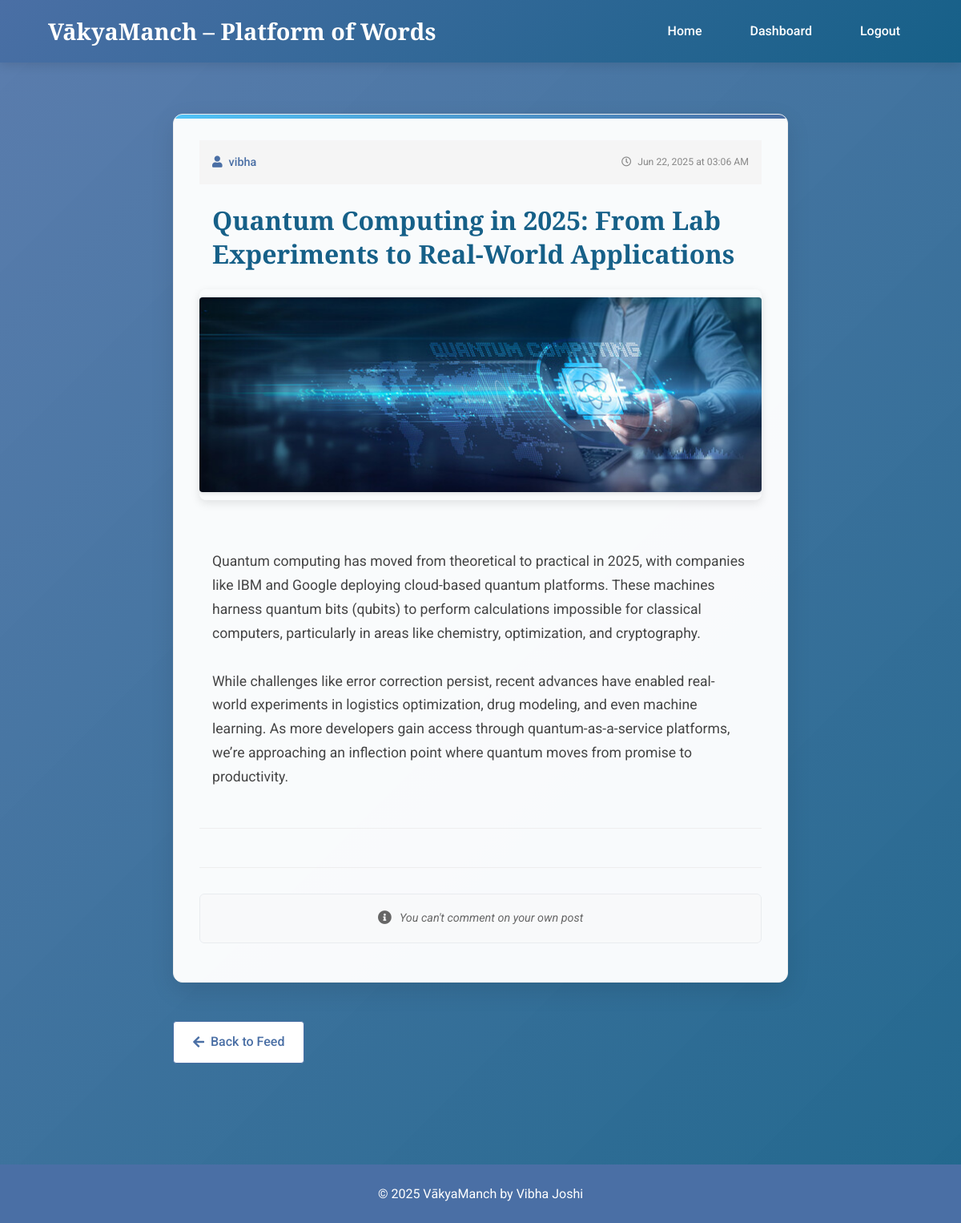
Page /post/2 (signed in) on the committed database.
### tables this page shows
CREATE TABLE users (
            id INTEGER PRIMARY KEY AUTOINCREMENT,
            username TEXT UNIQUE NOT NULL,
            email TEXT UNIQUE NOT NULL,
            password TEXT NOT NULL
        );

CREATE TABLE posts (
            id INTEGER PRIMARY KEY AUTOINCREMENT,
            title TEXT NOT NULL,
            content TEXT NOT NULL,
            user_id INTEGER NOT NULL,
            created_at TIMESTAMP DEFAULT CURRENT_TIMESTAMP, image TEXT,
            FOREIGN KEY (user_id) REFERENCES users (id)
        );

### app.py (the view)
@app.route('/post/<int:post_id>')
def view_post(post_id):
    try:
        conn = get_db()
        cursor = conn.cursor()
        cursor.execute('''
            SELECT posts.*, users.username
            FROM posts
            JOIN users ON posts.user_id = users.id
            WHERE posts.id = ?
        ''', (post_id,))
        post = cursor.fetchone()
        if not post:
            flash('Post not found', 'error')
            return redirect(url_for('feed'))
        cursor.execute('''
            SELECT comments.*, users.username
            FROM comments
            JOIN users ON comments.user_id = users.id
            WHERE post_id = ?
            ORDER BY comments.created_at DESC
        ''', (post_id,))
        comments = cursor.fetchall()
        cursor.execute('SELECT COUNT(*) as like_count FROM likes WHERE post_id = ?', (post_id,))
        like_count = cursor.fetchone()['like_count']
        user_liked = False
        if 'user_id' in session:
            cursor.execute('SELECT id FROM likes WHERE user_id = ? AND post_id = ?',
                         (session['user_id'], post_id))
            user_liked = cursor.fetchone() is not None
        return render_template('view_post.html',
                             post=dict(post),
                             comments=[dict(c) for c in comments],
                             like_count=like_count,
                             user_liked=user_liked,
                             current_user_id=session.get('user_id'))
    except Exception as e:
        flash(f'Error loading post: {str(e)}', 'error')
        return redirect(url_for('feed'))
    finally:
        if conn:
            conn.close()

### app.py (called while the page is built)
def get_db():
    conn = sqlite3.connect('database.db')
    conn.row_factory = sqlite3.Row
    return conn

@app.template_filter('format_date')
def format_date(value):
    if isinstance(value, str):
        value = datetime.strptime(value, '%Y-%m-%d %H:%M:%S')
    return value.strftime('%b %d, %Y at %I:%M %p')

### templates/view_post.html (shortened to what this page needs)
{% extends "base.html" %}
{% block content %}
<div class="post-bg" id="postBackground"></div>
<div class="post-view-container">
    <div class="post-card">
        <div class="post-header">
            <div class="post-author">
                <i class="fas fa-user"></i> {{ post.username }}
            </div>
            <div class="post-date">
                <i class="far fa-clock"></i> {{ post.created_at|format_date }}
            </div>
        </div>
        <h2 class="post-title">{{ post.title }}</h2>
        {% if post.image %}
        <div class="post-image-container">
            <img src="{{ url_for('static', filename='uploads/' + post.image) }}"
                 alt="{{ post.title }}" class="post-image"
                 onerror="this.onerror=null;this.style.display='none'">
        </div>
        {% endif %}
        <div class="post-content">
            {{ post.content }}
        </div>
        <div class="post-interactions">
        </div>
        {% if post.user_id != current_user_id %}
        <div class="comment-section" id="comments-{{ post.id }}">
            <div class="comment-form">
                <textarea class="comment-input" placeholder="Share your thoughts..."
                          data-post-id="{{ post.id }}"></textarea>
                <button class="submit-comment button primary-button" data-post-id="{{ post.id }}">
                    <i class="fas fa-paper-plane"></i> Post Comment
                </button>
            </div>
            <div class="comments-list">
                {% for comment in comments %}
                <div class="comment" data-comment-id="{{ comment.id }}">
                    <div class="comment-header">
                        <span class="comment-author"><i class="fas fa-user"></i> {{ comment.username }}</span>
                        <span class="comment-date">{{ comment.created_at|format_date }}</span>
                        {% if comment.user_id == current_user_id or post.user_id == current_user_id %}
                        <button class="delete-comment" data-comment-id="{{ comment.id }}">
                            <i class="fas fa-trash-alt"></i>
                        </button>
                        {% endif %}
                    </div>
                    <div class="comment-content">{{ comment.content }}</div>
                </div>
                {% else %}
                <p class="no-comments"><i class="far fa-comment-dots"></i> No comments yet</p>
                {% endfor %}
            </div>
        </div>
        {% else %}
        <div class="comment-notice">
            <span class="notice-icon"><i class="fas fa-info-circle"></i></span>
            <span>You can't comment on your own post</span>
        </div>
        {% endif %}
    </div>
    <a href="{{ url_for('feed') }}" class="button back-button">
        <i class="fas fa-arrow-left"></i> Back to Feed
    </a>
</div>
{% endblock %}

### rows in the picture
users: username "vibha"
posts: created_at "Jun 22, 2025 at 03:06 AM", title "Quantum Computing in 2025: From Lab Experiments to Real‑World Applications", image (picture), content "Quantum computing has moved from theoretical to practical in 2025, with companies like IBM and Google deploying cloud-based quantum platforms. These machines harness quantum bits (qubits) to perform calculations impossible for classical computers, particularly in areas like chemistry, optimization, and cryptography. While challenges like error correction persist, recent advances have enabled real-world experiments in logistics optimization, drug modeling, and even machine learning. As more developers gain access through quantum-as-a-service platforms, we’re approaching an inflection point where quantum moves from promise to productivity."
